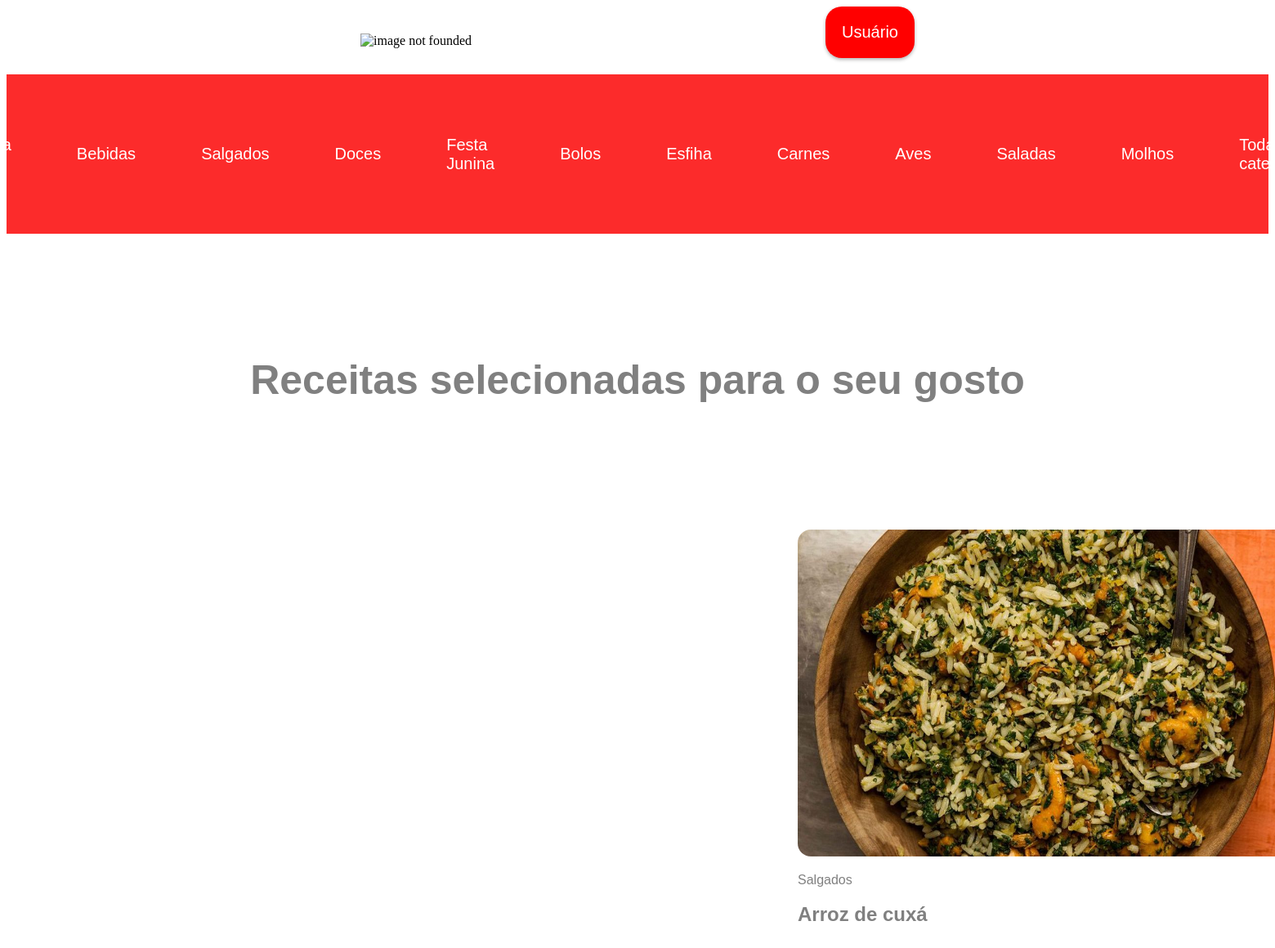
/receitasPorCategoria.php?categoria=Salgados, run on the app's committed database.
### tables this page shows
CREATE TABLE `categorias` (
  `user_id` varchar(30) NOT NULL,
  `categoria` varchar(50) NOT NULL
);

CREATE TABLE `receitas` (
  `user_id` varchar(30) NOT NULL,
  `nome` varchar(50) NOT NULL,
  `categoria` varchar(50) NOT NULL,
  `file_path` varchar(1000) NOT NULL,
  `conteudo` varchar(5000) NOT NULL
);

### banco.php (called while the page is built, shortened)
<?php
    $banco = new mysqli("localhost:3307", "root", "", "receitas_php");
    function featchTodasAsCategorias(){
        global $banco;
        $query = "SELECT * FROM `categorias`";
        if($result = $banco->query($query)){
            $categorias = $result->fetch_all(MYSQLI_ASSOC);
            return $categorias;
       }
    }
    function fetchReceitaPorCategoria($categoria){
        global $banco;
        $q = "SELECT * FROM `receitas` WHERE `categoria` LIKE ?";
        if ($stmt = $banco->prepare($q)) {
            $param = "%{$categoria}%";
            $stmt->bind_param("s", $param);
            if ($stmt->execute()) {
                $result = $stmt->get_result();
                $receitas = $result->fetch_all(MYSQLI_ASSOC);
                return $receitas;
            } else {
                echo "Error executing query: " . $stmt->error;
                return false;
            }
        } else {
            echo "Error preparing statement: " . $banco->error;
            return false;
        }
    }
?>

### functions.php (called while the page is built, shortened)
<?php
require_once "banco.php";
        function getAllCategorias(){
           $result = featchTodasAsCategorias();
           return $result;
        }
        function getReceitasPorCategoria($categoria) {
            $resultado = fetchReceitaPorCategoria($categoria);
            return $resultado;
        }
?>

### receitasPorCategoria.php (the view, shortened to what this page needs)
<!DOCTYPE html>
<html lang="en">
<head>
</head>
<body>
    <header>
        <?php
        require_once "header.php";
        ?>
    </header>
    <section>
        <div>
        <h1 class="top">Receitas selecionadas para o seu gosto</h1>
        </div>
        <div  class="container" >
         <?php
            require_once "functions.php";
            $categoria = isset($_GET['categoria']) ? $_GET['categoria'] : '';
            $resultado = getReceitasPorCategoria($categoria);
            if ($resultado !== false) {
                foreach ($resultado as $receita) {
                    $nome = urlencode($receita['nome']);
                    $url = "receita.php?nome={$nome}";
                    echo "<div class='receitaContainer'>";
                       echo "<a href='{$url}' class='receitaLink'>";
                         echo "<div class='receitaContainer'>";
                             echo "<img src='" . htmlspecialchars($receita['file_path']) . "' alt='" . htmlspecialchars($receita['nome']) . "' class='receitaImage'>";
                             echo "<p>" . htmlspecialchars($receita['categoria']) . "</p>";
                             echo "<h2>" . htmlspecialchars($receita['nome']) . "</h2>";
                         echo "</div>";
                       echo "</a>";
                    echo "</div>";
                }
            } else {
                echo "No receitas found for categoria: " . htmlspecialchars($categoria);
            }
            ?>
        </div>
    </section>
</body>
</html>

### header.php (shortened to what this page needs)
<header>
            <div>
                <div class="cabecalho">
                        <div>
                           <img class="logo" src="https://encrypted-tbn0.gstatic.com/images?q=tbn:ANd9GcQE13zAlmPuC9YmevJRJ4VJV0tSE9cpjM4KOg&s" alt="image not founded">
                        </div>
                       <div>
                       <?php
                        require_once "navigation.php"; require_once "head.php";?>
                            <div>
                                <button class="interacaoUsuario" onclick="displayMenu()" >   <?php echo isset($usuario) ? htmlspecialchars($usuario) : 'Usuário'; ?></button>
                            </div>
                       </div>
                </div>
                        <div class="menuCategorias">
                            <a href="index.php" class="categoria-link">Pagina inicial</a>
                                <?php require_once "functions.php";
                                $count = 0;
                                $max_count  = 10;
                                    $fetch = getAllCategorias();
                                    if($fetch != false){
                                        foreach($fetch as $featch){
                                            if($count >= $max_count){
                                                break;
                                            }
                                            $categoria = urlencode($featch['categoria']);
                                            $url = "receitasPorCategoria.php?categoria={$categoria}";
                                                echo "<div class='categorias'>";
                                                echo "<a href='{$url}' class='categoria-link'>" . htmlspecialchars($featch['categoria']) . "</a>";
                                           $count++;
                                        }
                                    }
                                ?>
                                    <a href="todasAsReceitas.php" class="categoria-link">Todas as categorias</a>
                        </div>
                    </div>
        </header>

### header.php (style rules this page uses)
.cabecalho { display: flex; align-items: center; justify-content: space-evenly; }
.logo { width: 300px; height: 260px; }
.interacaoUsuario { background-color: white; border: none; padding: 1em; box-shadow: 0 2px 4px 0 rgba(0, 0, 0, .3); font-size: 16px; transition: 300ms ease-in-out; margin-bottom: 1em; font-size: 20px; border-radius: 1em; background-color: red; color: white; }
.menuCategorias { display: flex; gap: 1em; align-items: center; background-color: rgb(56, 66, 210); padding: 1em; justify-content: center; font-size: 20px; background-color: rgb(252, 43, 43); }
.categorias { display: flex; align-items: center; gap: 2em; }
.categoria-link { text-decoration: none; color: white; font-family: Arial, Helvetica, sans-serif; padding: 1em; transition: 300ms ease-in-out; border-radius: 1em; }

### receitasPorCategoria.php (style rules this page uses)
.top { font-family: Arial, Helvetica, sans-serif; font-size: 50px; text-align: center; margin-top: 3em; color: grey; }
.container { display: grid; grid-template-columns: repeat(5, 1fr); justify-content: center; padding: 5em 100em 10em 100em ; }
.receitaImage { width: 600px; height: 400px; border-radius: 1em; transition: 500ms ease-in-out; }
.receitaContainer { padding: 1em; }
.receitaLink { text-decoration: none; font-family: Arial, Helvetica, sans-serif; color: grey; box-shadow: 0 2px 4px 0 rgba(0, 0, 0, .3); transition: 300ms ease-in-out; }

### data on the page
categorias: categoria "Bebidas"
categorias: categoria "Salgados"
categorias: categoria "Doces"
categorias: categoria "Festa Junina"
categorias: categoria "Bolos"
categorias: categoria "Esfiha"
categorias: categoria "Carnes"
categorias: categoria "Aves"
categorias: categoria "Saladas"
categorias: categoria "Molhos"
receitas: file_path (picture), categoria "Salgados", nome "Arroz de cuxá"
